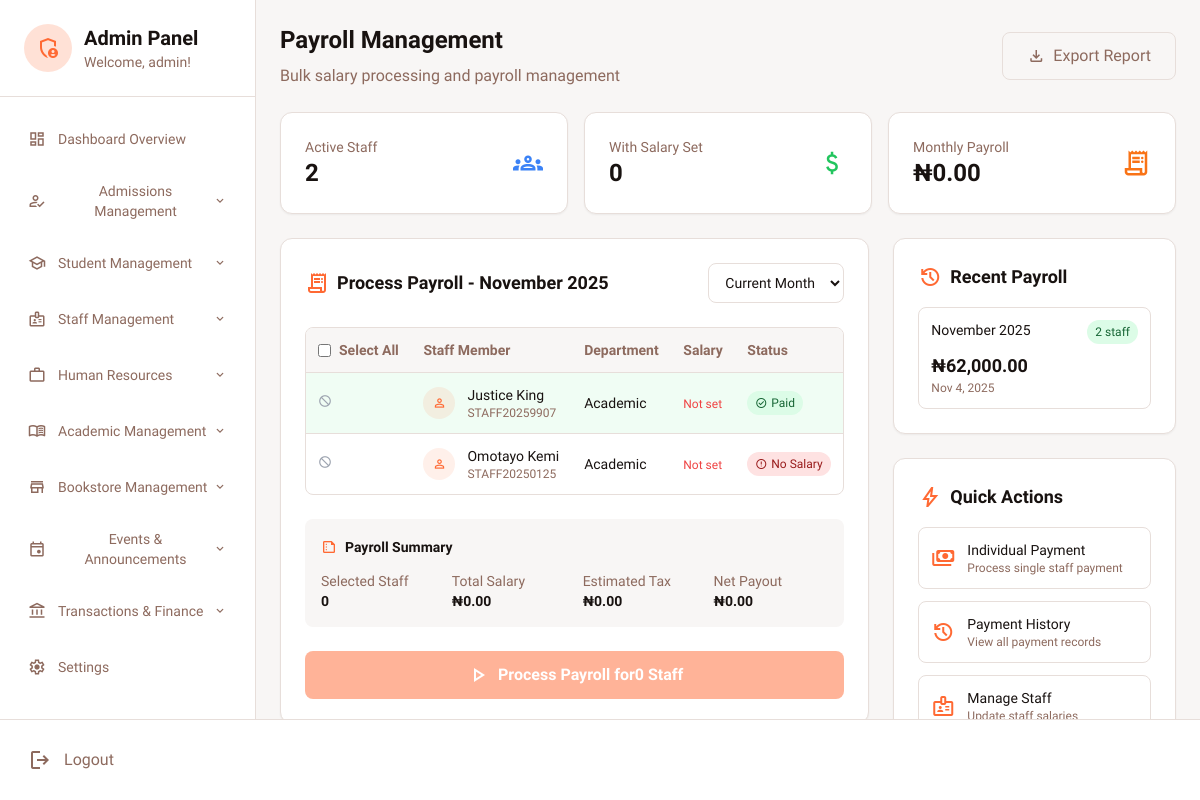
The app's page /admin_dashboard.php?page=payroll (signed in) with its own data.
### tables this page shows
CREATE TABLE `staff` (
  `id` int(11) NOT NULL,
  `first_name` varchar(100) NOT NULL,
  `last_name` varchar(100) NOT NULL,
  `email` varchar(255) NOT NULL,
  `staff_id` varchar(20) NOT NULL,
  `department` varchar(100) DEFAULT NULL,
  `position` varchar(100) DEFAULT NULL,
  `gender` varchar(10) DEFAULT NULL,
  `state_of_origin` varchar(100) DEFAULT NULL,
  `marital_status` varchar(20) DEFAULT NULL,
  `religion` varchar(50) DEFAULT NULL,
  `employment_date` date DEFAULT NULL,
  `salary` decimal(10,2) DEFAULT NULL,
  `phone` varchar(20) DEFAULT NULL,
  `emergency_contact` varchar(20) DEFAULT NULL,
  `address` text DEFAULT NULL,
  `date_of_birth` date DEFAULT NULL,
  `subject_specialization` text DEFAULT NULL,
  `qualifications` text DEFAULT NULL,
  `account_name` varchar(255) DEFAULT NULL,
  `account_number` varchar(50) DEFAULT NULL,
  `bank_name` varchar(100) DEFAULT NULL,
  `account_updated_at` timestamp NOT NULL DEFAULT current_timestamp() ON UPDATE current_timestamp(),
  `photo` varchar(255) DEFAULT NULL,
  `added_by` varchar(100) DEFAULT NULL,
  `status` enum('active','inactive') DEFAULT 'active',
  `created_at` timestamp NOT NULL DEFAULT current_timestamp(),
  `updated_at` timestamp NULL DEFAULT NULL ON UPDATE current_timestamp()
);

### payroll_content.php (the view, shortened to what the rows shown need)
<?php
$db = getDBConnection();
$current_period = isset($_GET['period']) ? $_GET['period'] : date('F Y');
$staff_members = $db->query("SELECT * FROM staff WHERE status = 'active' ORDER BY department, first_name, last_name")->fetchAll();
$paid_staff = [];
if (!empty($staff_members)) {
    $staff_ids = array_column($staff_members, 'id');
    $placeholders = str_repeat('?,', count($staff_ids) - 1) . '?';
    $paid_stmt = $db->prepare("SELECT staff_id FROM staff_payments WHERE staff_id IN ($placeholders) AND payment_period = ? AND status = 'paid'");
    $paid_stmt->execute(array_merge($staff_ids, [$current_period]));
    $paid_staff = $paid_stmt->fetchAll(PDO::FETCH_COLUMN);
}
?>
<div class="mb-6">
    <div class="flex flex-col lg:flex-row lg:items-center lg:justify-between">
        <div>
            <h1 class="text-2xl font-bold text-[#181210] mb-2">Payroll Management</h1>
        </div>
    </div>
</div>
<div class="grid grid-cols-1 lg:grid-cols-3 gap-6">
    <div class="lg:col-span-2">
        <div class="bg-white rounded-xl p-6 shadow-sm border border-[#e7deda]">
            <form method="POST" id="payrollForm">
                <div class="overflow-hidden border border-[#e7deda] rounded-lg">
                    <table class="w-full text-left">
                        <thead class="bg-[#f8f6f5] border-b border-[#e7deda]">
                            <tr>
                                <th class="p-3">
                                    <label class="flex items-center">
                                        <input type="checkbox" id="selectAll" class="rounded border-[#e7deda] text-[#ff6933] focus:ring-[#ff6933]">
                                        <span class="ml-2 text-sm font-semibold text-[#8d6a5e]">Select All</span>
                                    </label>
                                </th>
                                <th class="p-3 text-sm font-semibold text-[#8d6a5e]">Staff Member</th>
                                <th class="p-3 text-sm font-semibold text-[#8d6a5e]">Department</th>
                                <th class="p-3 text-sm font-semibold text-[#8d6a5e]">Salary</th>
                                <th class="p-3 text-sm font-semibold text-[#8d6a5e]">Status</th>
                            </tr>
                        </thead>
                        <tbody class="divide-y divide-[#e7deda]">
                            <?php if (empty($staff_members)): ?>
                                <tr>
                                    <td colspan="5" class="p-8 text-center text-[#8d6a5e]">
                                        <span class="material-symbols-outlined text-4xl mb-2">group</span>
                                        <p>No active staff members found.</p>
                                    </td>
                                </tr>
                            <?php else: ?>
                                <?php foreach ($staff_members as $staff): ?>
                                <?php
                                $is_paid = in_array($staff['id'], $paid_staff);
                                $has_salary = !empty($staff['salary']) && $staff['salary'] > 0;
                                $can_process = $has_salary && !$is_paid;
                                ?>
                                <tr class="hover:bg-[#f8f6f5] transition-colors <?php echo $is_paid ? 'bg-green-50' : ''; ?>">
                                    <td class="p-3">
                                        <?php if ($can_process): ?>
                                            <input type="checkbox" name="selected_staff[]" value="<?php echo $staff['id']; ?>"
                                                   class="staff-checkbox rounded border-[#e7deda] text-[#ff6933] focus:ring-[#ff6933]">
                                        <?php else: ?>
                                            <span class="material-symbols-outlined text-gray-400 text-sm">block</span>
                                        <?php endif; ?>
                                    </td>
                                    <td class="p-3">
                                        <div class="flex items-center">
                                            <div class="flex-shrink-0 h-8 w-8 bg-[#ff6933]/10 rounded-full flex items-center justify-center mr-3">
                                                <span class="material-symbols-outlined text-[#ff6933] text-sm">person</span>
                                            </div>
                                            <div>
                                                <p class="text-sm font-medium text-[#181210]">
                                                    <?php echo htmlspecialchars($staff['first_name'] . ' ' . $staff['last_name']); ?>
                                                </p>
                                                <p class="text-xs text-[#8d6a5e]"><?php echo htmlspecialchars($staff['staff_id']); ?></p>
                                            </div>
                                        </div>
                                    </td>
                                    <td class="p-3 text-sm text-[#181210]">
                                        <?php echo htmlspecialchars($staff['department'] ?? 'Not assigned'); ?>
                                    </td>
                                    <td class="p-3 text-sm text-[#181210] font-medium">
                                        <?php if ($has_salary): ?>
                                            ₦<?php echo number_format($staff['salary'], 2); ?>
                                        <?php else: ?>
                                            <span class="text-red-500 text-xs">Not set</span>
                                        <?php endif; ?>
                                    </td>
                                    <td class="p-3">
                                        <?php if ($is_paid): ?>
                                            <span class="inline-flex items-center px-2 py-1 rounded-full text-xs font-medium bg-green-100 text-green-800">
                                                <span class="material-symbols-outlined text-xs mr-1">check_circle</span>
                                                Paid
                                            </span>
                                        <?php elseif (!$has_salary): ?>
                                            <span class="inline-flex items-center px-2 py-1 rounded-full text-xs font-medium bg-red-100 text-red-800">
                                                <span class="material-symbols-outlined text-xs mr-1">error</span>
                                                No Salary
                                            </span>
                                        <?php endif; ?>
                                    </td>
                                </tr>
                                <?php endforeach; ?>
                            <?php endif; ?>
                        </tbody>
                    </table>
                </div>
            </form>
        </div>
    </div>
</div>

### records on screen
staff: first_name+last_name "Justice King", staff "STAFF20259907", department "Academic", shows "Not set", shows "Paid"
staff: first_name+last_name "Omotayo Kemi", staff "STAFF20250125", department "Academic", shows "Not set", shows "No Salary"

### other values on screen
$_SESSION['first_name'] "admin"
$item['title'] "Dashboard Overview"
$item['title'] "Admissions Management"
$item['title'] "Student Management"
$item['title'] "Staff Management"
$item['title'] "Human Resources"
$item['title'] "Academic Management"
$item['title'] "Bookstore Management"
$item['title'] "Events & Announcements"
$item['title'] "Transactions & Finance"
$item['title'] "Settings"
$total_staff "2"
$staff_with_salary "0"
$total_monthly_payroll "0.00"
$current_period "November 2025"
